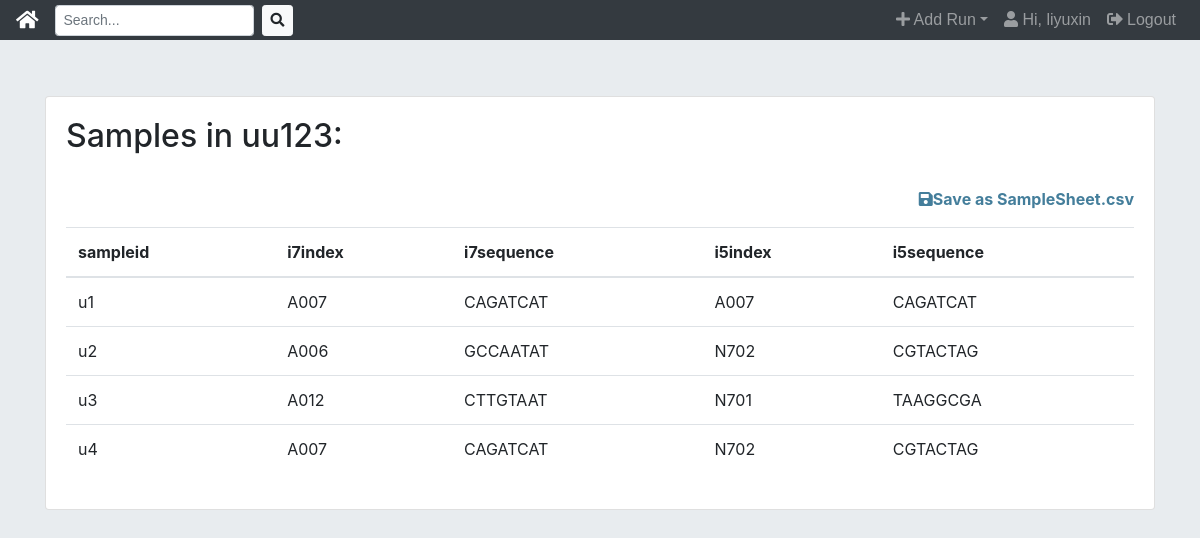
Page /nextseq_app/47/ (signed in) on the committed database.
### nextseq_app/models.py (models this page shows, shortened)
class RunInfo(models.Model):
	runid = models.CharField(max_length=200)
	operator = models.ForeignKey(User, on_delete=models.CASCADE)
	date = models.DateField('I did this run on...',help_text='Please enter like this: 2018-04-30')
	is_pe = models.BooleanField('Is it paired-end?', default=True)
	reads_length = models.IntegerField(default=75)
	class Meta:
		ordering = ['-date']

class SamplesInRun(models.Model):
	singlerun = models.ForeignKey(RunInfo, on_delete=models.CASCADE)
	sampleid = models.CharField(max_length=200)
	i7index = models.ForeignKey(Barcode,related_name='i7_index', on_delete=models.CASCADE, blank=True,null=True)
	i5index = models.ForeignKey(Barcode,related_name='i5_index',on_delete=models.CASCADE, blank=True,null=True)
	class Meta:
		ordering = ['sampleid']

class Barcode(models.Model):
	indexid = models.CharField(max_length=200)
	indexseq = models.CharField(max_length=200)
	def __str__(self):
		return self.indexid
	class Meta:
		ordering = ['indexid']

### nextseq_app/views.py (the view)
# urls.py: path('<int:pk>/', views.RunDetailView2.as_view(), name='rundetail'),
@method_decorator(login_required, name='dispatch')
class RunDetailView2(DetailView):
	model = RunInfo
	template_name = 'nextseq_app/details.html'
	def get_context_data(self, **kwargs):
		context = super().get_context_data(**kwargs)
		context['barcode'] = barcodes_dic
		return context

### nextseq_app/templatetags/nextseq_app_tags.py (called while the page is built)
@register.filter
def key(d, key_name):
	if key_name:
		return d[str(key_name)]
	else:
		return ''

### nextseq_app/templates/nextseq_app/details.html
{% extends 'nextseq_app/base.html' %}
{% block body %}
{% load nextseq_app_tags %}
<br />
<br />
<br />
<br />
<div class="container">
      <div class="card">
    <div class="card-body">
<h2>Samples in {{ runinfo.runid }}:</h2>
<br />
<p><a style="color:#447e9b; font-weight:bold; float:right" href="{% url 'nextseq_app:samplesheet_create' runinfo.id %}"> <i class="fas fa-save"></i>Save as SampleSheet.csv</a></p>
<br />
<table class="table table-striped table-lg">
  <thead>
  <tr>
    <th>sampleid</th>
    <th>i7index</th>
    <th>i7sequence</th>
    <th>i5index</th>
    <th>i5sequence</th>
  </tr>
{% for samples in runinfo.samplesinrun_set.all %}
  <tr>
    <td>{{samples.sampleid}}</td>
    <td>{{samples.i7index}}</td>
    <td>{{ barcode|key:samples.i7index }}</td>
    <td>{{samples.i5index}}</td>
    <td>{{ barcode|key:samples.i5index }}</td>
  </tr>
{% endfor %}
</table>
</div>
</div>
</div>
{% endblock %}

### nextseq_app/templates/nextseq_app/base.html (shortened to what this page needs)
<!doctype html>
<html lang="en">
  <head>
    {% load static %}
    <link rel="stylesheet" type="text/css" href="{% static 'nextseq_app/style.css' %}"/>
    <link rel="stylesheet" href="https://stackpath.bootstrapcdn.com/bootstrap/4.1.1/css/bootstrap.min.css">
    <link rel="stylesheet" href="https://use.fontawesome.com/releases/v5.0.12/css/all.css">
  </head>
  <body>
    <nav class="navbar navbar-expand-sm navbar-dark bg-dark fixed-top">
      <a class="navbar-brand " href="{% url 'nextseq_app:home' %}"><i class="fas fa-home" style="font-size:20px;"></i></a>
      <div class="collapse navbar-collapse" id="navbarSupportedContent">
        <ul class="navbar-nav mr-auto">
          <form class="form-inline my-2 my-lg-0" method='GET' action="{% url 'nextseq_app:home' %}">
            <input class="form-control form-control-sm mr-sm-2" type="search" placeholder="Search..." aria-label="Search" name="q" value='{{request.GET.q}}'>
            <button class="btn btn-sm btn-light" type="submit" value="Search"><i class="fas fa-search"></i></button>
          </form>
        </ul>
        <ul class="navbar-nav ml-auto">
          <li class="nav-item dropdown">
            <a class="nav-link dropdown-toggle" href="#" id="navbarDropdownMenuLink" data-toggle="dropdown" aria-haspopup="true" aria-expanded="false"><i class="fas fa-plus"></i> Add Run</a>
          </li>
          <li class="nav-item">
            <a class="nav-link" href="{% url 'nextseq_app:index' %}"><i class="fas fa-user"></i> Hi, {{ user.username }}</a>
          </li>
          <li class="nav-item">
            <a class="nav-link" href="{% url 'nextseq_app:logout' %}"><i class="fas fa-sign-out-alt"></i> Logout</a>
          </li>
        </ul>
      </div>
    </nav>
  {% block body %}
  {% endblock %}
  </body>
</html>

### nextseq_app/static/nextseq_app/style.css (style rules this page uses)
body { background: white url("bg2.png"); }
.navbar { border-radius: 0; font-size: 16px; height: 40px; font-family: "Trebuchet MS", Helvetica, sans-serif; }

### rows in the picture
RunInfo: runid "uu123"
SamplesInRun: sampleid "u1", i7index "A007", i7index.indexid "CAGATCAT", i5index "A007", i5index.indexid "CAGATCAT"
SamplesInRun: sampleid "u2", i7index "A006", i7index.indexid "GCCAATAT", i5index "N702", i5index.indexid "CGTACTAG"
SamplesInRun: sampleid "u3", i7index "A012", i7index.indexid "CTTGTAAT", i5index "N701", i5index.indexid "TAAGGCGA"
SamplesInRun: sampleid "u4", i7index "A007", i7index.indexid "CAGATCAT", i5index "N702", i5index.indexid "CGTACTAG"

### other values in the picture
{{ user.username }} "liyuxin"
